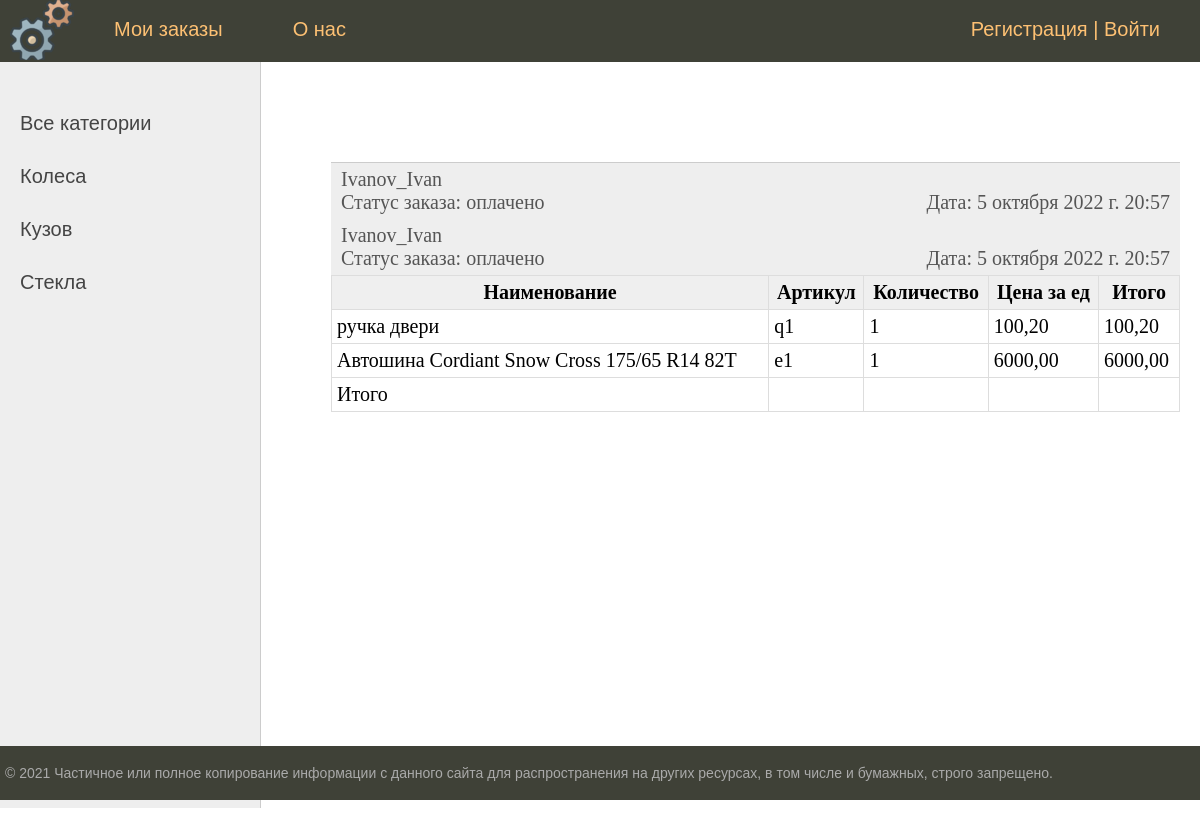
Screenshot of /orders/571 with the database file from the repository.
### base/models.py (models this page shows, shortened)
class Category(models.Model):
    name = models.CharField("Наименование", max_length=150, db_index=True)
    slug = models.SlugField(max_length=255, unique=True, db_index=True, verbose_name="URL", null=True)
    class Meta:
        verbose_name = "Категории"
        verbose_name_plural = "Категории"
    def get_absolute_url(self):
        return reverse('select', kwargs={'cat_slag': self.slug})

class Order_Item(models.Model):
    product = models.ForeignKey(Product, on_delete=models.PROTECT, verbose_name="Товар")
    amount = models.IntegerField("Количество")
    order = models.ForeignKey(Order, on_delete=models.CASCADE, verbose_name="Заказ")
    class Meta:
        verbose_name = "Товары в заказах"
        verbose_name_plural = "Товары в заказах"
        ordering = ['order', 'id']

class Order(models.Model):
    NEW = 'новый'
    PAID = 'оплачено'
    VARIANTS_STATUS = [
        (NEW, 'новый'),
        (PAID, 'оплачено')
    ]
    client = models.ForeignKey(User, on_delete=models.PROTECT)
    date_order = models.DateTimeField(auto_now_add=True)
    status = models.CharField("Статус заказа", max_length=10, choices=VARIANTS_STATUS, default=NEW)
    class Meta:
        verbose_name = "Заказы"
        verbose_name_plural = "Заказы"
        ordering = ['date_order', 'id']

class Product(models.Model):
    article = models.SlugField("Артикул", unique=True)
    name = models.CharField("Наименование", max_length=150)
    slug = models.SlugField(max_length=255, unique=True, db_index=True, verbose_name="URL", null=True)
    price = models.DecimalField("Цена", max_digits=10, decimal_places=2)
    description = models.TextField("Описание")
    amount = models.IntegerField("Количество")
    manufacturer = models.ForeignKey(Manufacturer, on_delete=models.PROTECT, verbose_name="Производитель")
    contractor = models.ForeignKey(Contractor, on_delete=models.PROTECT, verbose_name="Поставщик")
    brand = models.ForeignKey(Brand, on_delete=models.PROTECT, verbose_name="Марка")
    model = models.ForeignKey(Model, on_delete=models.PROTECT, verbose_name="Модель")
    foto = models.ImageField(upload_to="photos/", blank=True, verbose_name="Фото")
    category = models.ForeignKey(Category, on_delete=models.PROTECT, verbose_name="Категория")
    def __str__(self):
        return self.name
    class Meta:
        verbose_name = "Товары"
        verbose_name_plural = "Товары"
        ordering = ['article', 'name', 'amount', 'manufacturer', 'contractor', 'brand', 'model', 'category']

### base/views.py (the view)
# urls.py: path('orders/<int:order_id>', detailorders, name='orders'),
def detailorders(request, order_id):
    all_sum = Order_Item.objects.filter(order=order_id).aggregate(all_sum=Sum('product__price'))
    order_items = Order_Item.objects.filter(order=order_id)
    cats = Category.objects.annotate(Count('product'))
    return render(request, 'base/detailorders.html', {'orders': ord,
                                                      'order_items': order_items,
                                                      'menu': menu,
                                                      'cats': cats,
                                                      'all_sum': all_sum})

### base/templates/base/detailorders.html
{% extends 'base/templ.html' %}
{% load mathfilters %}
{% block content %}
<form action="{% url 'home' %}" method="post">
	<table class="table" border="1" cellspacing="0">
		<ul class="list-product">
			<li>
				{% for oi in order_items %}
					<caption><div class="product-panel">
						<p class="first">{{oi.order.client}}</p><br>
						<p class="first">Статус заказа: {{oi.order.status}}</p>
						<p class="last">Дата: {{oi.order.date_order}}</p>
					</div></caption>
				{% endfor %}
				<tr>
					<th>Наименование</th>
					<th>Артикул</th>
					<th>Количество</th>
					<th>Цена за ед</th>
					<th>Итого</th>
				</tr>
				{% for oi in order_items %}
				<tr>
					<td>{{oi.product}}</td>
					<td>{{oi.product.article}}</td>
					<td>{{oi.amount}}</td>
					<td>{{oi.product.price}}</td>
					<td>{{oi.product.price|mul:oi.amount}}</td>
				</tr>
				{% endfor %}
				<tr>
					<td>Итого</td>
					<td></td>
					<td></td>
					<td></td>
					<td>{{summ}}</td>
				</tr>
			</li>
		</ul>
	</table>
</form>
{% endblock %}

### base/templates/base/templ.html (shortened to what this page needs)
{% load static %}
<!DOCTYPE html>
<html>
<head>
	<link type="text/css" href="{% static 'base/css/style.css' %}" rel="stylesheet" />
</head>
<body>
<table class="table-page" border=0 cellpadding="0" cellspacing="0">
<tr><td valign=top>
{% block mainmenu %}
		<div class="header">
			<ul id="mainmenu" class="mainmenu">
			<li class="logo"><a href="{% url 'home' %}"><div class="logo"></div></a></li>
{% for m in menu %}
	{% if not forloop.last %}
			<li><a href="{% url m.upl_name %}">{{m.title}}</a></li>
	{% else %}
			{% if request.user.is_authenticated %}
				<li class="last"> {{user.username}} | <a href="{% url 'logout' %}">Выйти</a></li>
				{% else %}
				<li class="last"><a href="{% url 'register' %}">Регистрация</a> | <a href="{% url 'login' %}">Войти</a></li>
				{% endif %}
	{% endif %}
{% endfor %}
			</ul>
		</div>
{% endblock mainmenu %}
<table class="table-content" border=0 cellpadding="0" cellspacing="0">
<tr>
	<td valign="top" class="left-chapters">
	<ul id="leftchapters">
		{% if selected == 0 %}
			<li class="selected">Все категории</li>
		{% else %}
			<li><a href="{% url 'home' %}">Все категории</a></li>
		{% endif %}
		{% for c in cats %}
			{% if c.product__count > 0 %}
				{% if c == selected %}
					<li class="selected">{{c.name}}</li>
				{% else %}
					<li><a href="{{ c.get_absolute_url }}">{{c.name}}</a></li>
				{% endif %}
			{% endif %}
		{% endfor %}
	</ul>
</td>
<td valign="top" class="content">
	<div class="content-text">
{% block content %}
{% endblock %}
	</div>
</td></tr></table>
</td></tr>
<tr><td valign=top>
	<div id="footer">
		<p>&copy; 2021 Частичное или полное копирование информации с данного сайта для распространения на других ресурсах, в том числе и бумажных, строго запрещено.</p>
	</div>
</td></tr></table>
</body>
</html>

### base/static/base/css/style.css (style rules this page uses)
html, body { font-family: 'Arial'; margin: 0; padding: 0; height: 100%; width: 100%; color: #444; }
a { color: #0059b2; text-decoration: none; }
div.product-panel { background: #eee; padding: 5px 10px 5px 10px; box-sizing border-box; overflow: hidden; color: #555; }
div.product-panel p.first { margin: 0; float: left; }
div.product-panel p.last { margin: 0; float: right; }
ul.list-product { list-style: none; margin: 0; padding: 0; }
ul.list-product li { border-bottom: 1px solid #ccc; }
.table-page { width: 100%; height: 100%; vertical-align: top; }
.table-page tr { height: 100%; }
.header { background: #3F4137; height: 62px; }
.logo { background: url('../img/logo.png') no-repeat 10px; width: 84px; height: 60px; }
ul.mainmenu { list-style: none; margin: 0; padding: 0; height: 60px; color: #fdc073; font-size: 20px; overflow: hidden; }
ul.mainmenu li { float: left; margin: 18px 40px 0 30px; }
ul.mainmenu li.logo { margin: 0; }
ul.mainmenu li.last { float: right; }
ul.mainmenu li a { color: #fdc073; text-decoration: none; }
.table-content { width: 100%; min-height: 100%; height: 100%; }
.left-chapters { margin: 0; background: #eee; border-right: 1px solid #ccc; min-height: 100%; }
.left-chapters ul { width: 230px; min-height: 100%; margin: 0; padding: 20px 10px 10px 20px; list-style: none; font-size: 20px; }
.left-chapters ul li { margin: 30px 0 0 0; color: #999; }
.left-chapters ul li a { color: #444; text-decoration: none; }
.content { padding: 40px 20px 20px 40px; width: 100%; box-sizing: border-box; }
.content-text { margin: 60px 0 0 30px; color: #000; font-size: 20px; font-family: Yandex Sans Display Light; }
#footer { box-sizing: border-box; background: #3F4137; padding: 5px; color: #aaa; font-size: 14px; font-family: Verdana, Geneva, Arial, Helvetica; text-align: left; overflow: hidden; }
.table { width: 100%; margin-bottom: 20px; border: 1px solid #dddddd; border-collapse: collapse; }
.table th { font-weight: bold; padding: 5px; background: #efefef; border: 1px solid #dddddd; }
.table td { border: 1px solid #dddddd; padding: 5px; }

### rows the page displays
Category: name "Колеса"
Category: name "Кузов"
Category: name "Стекла"
Order_Item: order.client "Ivanov_Ivan", order.status "оплачено", order.date_order "5 октября 2022 г. 20:57", product "ручка двери", product.article "q1", amount "1", product.price "100,20", product.price|mul "100,20"
Order_Item: order.client "Ivanov_Ivan", order.status "оплачено", order.date_order "5 октября 2022 г. 20:57", product "Автошина Cordiant Snow Cross 175/65 R14 82T", product.article "e1", amount "1", product.price "6000,00", product.price|mul "6000,00"

### other values shown
{{ m.title }} "Мои заказы" "О нас"
